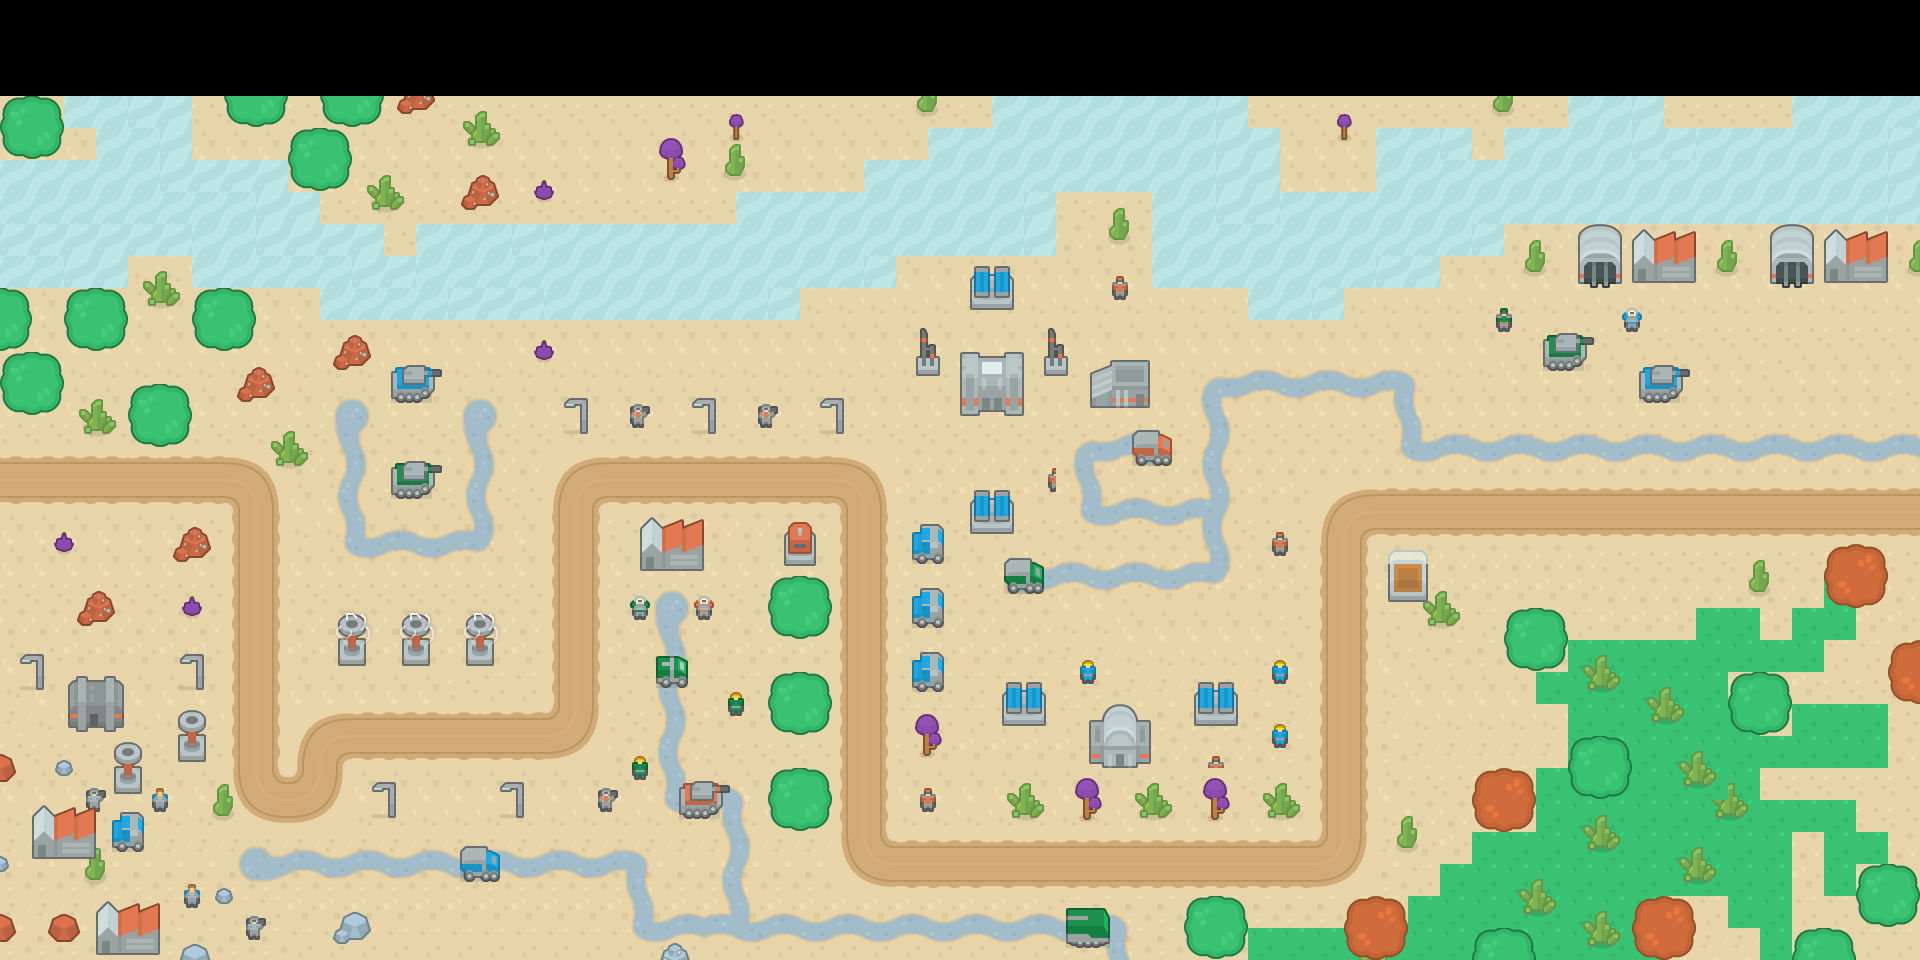

This game map was drawn from its Tiled (.tmx) file and the tilesets committed beside it. A one-line description and the trimmed map source follow:
An orthogonal 60x30 tile map with 32x32 px tiles, 5 tile layers (Tile Layer 1, Tile Layer 0, Tile Layer 2, Tile Layer 3, ...), 3 tilesets and 12 objects (0, 1, 2, 3, 4, ...).

<map version="1.2" tiledversion="1.2.4" orientation="orthogonal" renderorder="right-down" width="60" height="30" tilewidth="32" tileheight="32" infinite="0" nextlayerid="8" nextobjectid="13">
 <tileset firstgid="1" source="terrainTiles_default.tsx" />
 <tileset firstgid="161" source="scifi_tilesheet.tsx" />
 <tileset firstgid="665" source="allSprites_default.tsx" />
 <layer id="3" name="Tile Layer 1" width="60" height="30">
  <data>[1800 cells, 1620 non-empty, 12 distinct tile ids]</data>
 </layer>
 <layer id="2" name="Tile Layer 0" width="60" height="30">
  <data>[1800 cells, 309 non-empty, 25 distinct tile ids]</data>
 </layer>
 <layer id="4" name="Tile Layer 2" width="60" height="30">
  <data>[1800 cells, 317 non-empty, 47 distinct tile ids]</data>
 </layer>
 <layer id="5" name="Tile Layer 3" width="60" height="30">
  <data>[1800 cells, 512 non-empty, 124 distinct tile ids]</data>
 </layer>
 <layer id="6" name="Tile Layer 4" width="60" height="30">
  <data>[1800 cells, 142 non-empty, 102 distinct tile ids]</data>
 </layer>
 <objectgroup id="7" name="NAVIGATION_LAYER">
  <object id="1" name="0" x="4" y="484">
   <point />
  </object>
  <object id="2" name="1" x="248" y="482">
   <point />
  </object>
  <object id="3" name="2" x="258" y="790">
   <point />
  </object>
  <object id="4" name="3" x="314" y="794">
   <point />
  </object>
  <object id="5" name="4" x="322" y="738">
   <point />
  </object>
  <object id="6" name="5" x="556" y="738">
   <point />
  </object>
  <object id="7" name="6" x="572" y="486">
   <point />
  </object>
  <object id="8" name="7" x="858" y="490">
   <point />
  </object>
  <object id="9" name="8" x="864" y="852">
   <point />
  </object>
  <object id="10" name="9" x="1334" y="858">
   <point />
  </object>
  <object id="11" name="10" x="1342" y="520">
   <point />
  </object>
  <object id="12" name="11" x="1811.52" y="512.485">
   <point />
  </object>
 </objectgroup>
</map>
